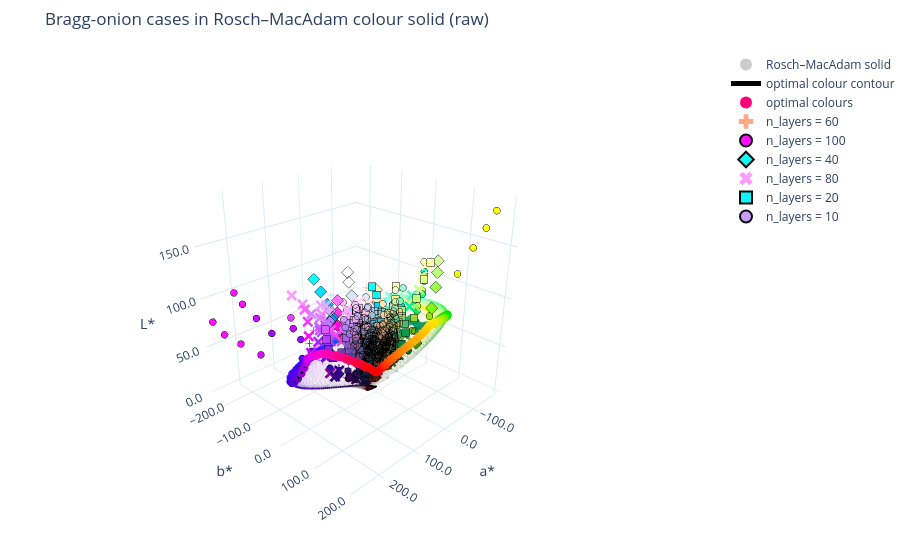
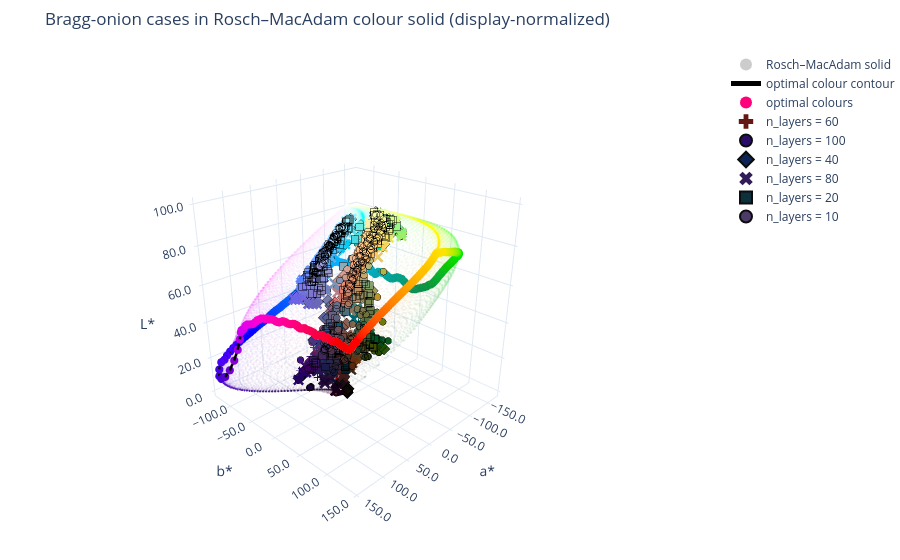

The code cell stored with these charts, in order, in its notebook:
### Code cell
# CELL 5 — Rosch–MacAdam colour solid
# Supports raw / display / both
# Marker symbol chosen by user-selected variable
# Marker edge colour configurable
# Filled-symbol-aware styling
# Loads optimal-colour contour from the bragg_onion package directory

from pathlib import Path
import pandas as pd
import numpy as np
import plotly.graph_objects as go
import bragg_onion

# ------------------------------------------------------------
# 0) Choose dataframe
# ------------------------------------------------------------
if "df_plot" not in globals():
    if "df_all" not in globals():
        raise NameError("Neither df_plot nor df_all is available.")
    df_plot = df_all.copy()

# ------------------------------------------------------------
# 1) User options
# ------------------------------------------------------------
COLOUR_VIEW = "both"   # choose: "raw", "display", or "both"

MAX_OVERLAY_POINTS = 2000
FIXED_MARKER_SIZE = 4
SHOW_FIGURES = True
SAVE_HTML = True

# Choose WHICH variable controls marker symbol
# Examples:
# "n_layers", "collection_angle_deg", "n_A", "k", "outer_layer"
MARKER_SYMBOL_VARIABLE = "n_layers"

# Choose symbol family:
# "solid_only"      -> circle, square, diamond
# "solid_and_line"  -> circle, square, diamond, cross, x
MARKER_SYMBOL_STYLE = "solid_and_line"

# Marker edge colour:
# choose "black" for black outline
# choose None for no outline
MARKER_EDGE_COLOR = "black"

# Marker edge width (used only for filled markers if edge is enabled)
MARKER_EDGE_WIDTH = 0.4

# Optimal-colour marker styling
OPTIMAL_MARKER_SIZE = 4.8
OPTIMAL_MARKER_EDGE_COLOR = None
OPTIMAL_MARKER_EDGE_WIDTH = 0.7

# ------------------------------------------------------------
# 2) Basic checks
# ------------------------------------------------------------
if MARKER_SYMBOL_VARIABLE not in df_plot.columns:
    raise KeyError(
        f"MARKER_SYMBOL_VARIABLE='{MARKER_SYMBOL_VARIABLE}' is not a column in df_plot.\n"
        f"Available columns include:\n{list(df_plot.columns)}"
    )

# ------------------------------------------------------------
# 3) Symbol families
# ------------------------------------------------------------
FILLED_SYMBOLS = ["circle", "square", "diamond"]
LINE_SYMBOLS = ["cross", "x"]

if MARKER_SYMBOL_STYLE == "solid_only":
    valid_symbols = FILLED_SYMBOLS
elif MARKER_SYMBOL_STYLE == "solid_and_line":
    valid_symbols = FILLED_SYMBOLS + LINE_SYMBOLS
else:
    raise ValueError("MARKER_SYMBOL_STYLE must be 'solid_only' or 'solid_and_line'.")

# Create stable grouping values
symbol_values = df_plot[MARKER_SYMBOL_VARIABLE].dropna().unique().tolist()

# Sort values if possible
try:
    symbol_values = sorted(symbol_values)
except Exception:
    symbol_values = list(symbol_values)

symbol_map = {
    val: valid_symbols[i % len(valid_symbols)]
    for i, val in enumerate(symbol_values)
}

print(f"{MARKER_SYMBOL_VARIABLE} → marker symbol mapping:")
for val, sym in symbol_map.items():
    print(f"  {val}: {sym}")

# ------------------------------------------------------------
# 4) Optional overlay reduction
# ------------------------------------------------------------
if len(df_plot) > MAX_OVERLAY_POINTS:
    df_overlay = (
        df_plot.sort_values(["eta_C", "eta_L", "eta_Y"], ascending=False)
        .head(MAX_OVERLAY_POINTS)
        .copy()
    )
    print(f"Overlaying top {MAX_OVERLAY_POINTS} cases.")
else:
    df_overlay = df_plot.copy()

# ------------------------------------------------------------
# 5) Load Rosch–MacAdam solid
# ------------------------------------------------------------
solid_df = load_rosch_macadam_colour_solid()

# ------------------------------------------------------------
# 6) Load optimal-colour contour from bragg_onion package directory
# ------------------------------------------------------------
opt_csv_path = Path(bragg_onion.__file__).resolve().parent / "rosch_macadam_max_chroma_per_hue_1deg.csv"
if not opt_csv_path.exists():
    raise FileNotFoundError(f"Optimal-colour CSV not found at: {opt_csv_path}")

opt_df = pd.read_csv(opt_csv_path)

L_opt_col = "L_smooth" if "L_smooth" in opt_df.columns else "L"
a_opt_col = "a_smooth" if "a_smooth" in opt_df.columns else "a"
b_opt_col = "b_smooth" if "b_smooth" in opt_df.columns else "b"
hex_opt_col = "hex_smooth" if "hex_smooth" in opt_df.columns else None

print(f"Loaded optimal-colour CSV from: {opt_csv_path}")

# ------------------------------------------------------------
# 7) Helper: choose columns for a given colour mode
# ------------------------------------------------------------
def choose_colour_columns(mode: str):
    if mode == "display":
        required_cols = ["L_display", "a_display", "b_display", "hex_display"]
        missing = [c for c in required_cols if c not in df_overlay.columns]
        if missing:
            raise KeyError(
                f"Missing display-normalized columns: {missing}. "
                "Run the display-normalized colour cell first."
            )
        return {
            "L_col": "L_display",
            "a_col": "a_display",
            "b_col": "b_display",
            "hex_col": "hex_display",
            "title_suffix": "display-normalized",
        }

    elif mode == "raw":
        required_cols = ["L", "a", "b", "hex"]
        missing = [c for c in required_cols if c not in df_overlay.columns]
        if missing:
            raise KeyError(f"Missing raw colour columns: {missing}")
        return {
            "L_col": "L",
            "a_col": "a",
            "b_col": "b",
            "hex_col": "hex",
            "title_suffix": "raw",
        }

    else:
        raise ValueError("mode must be 'raw' or 'display'.")

# ------------------------------------------------------------
# 8) Helper: marker line style
#     Edge styling only affects FILLED symbols.
#     For line-only symbols (cross, x), line width is forced to 0.
# ------------------------------------------------------------
def marker_line_kwargs(symbol, edge_color, edge_width):
    if symbol in FILLED_SYMBOLS:
        if edge_color is None:
            return dict(width=0)
        return dict(color=edge_color, width=edge_width)
    else:
        return dict(width=0)

# ------------------------------------------------------------
# 9) Helper: build one figure
# ------------------------------------------------------------
def build_rosch_macadam_figure(mode: str):
    cols = choose_colour_columns(mode)
    L_col = cols["L_col"]
    a_col = cols["a_col"]
    b_col = cols["b_col"]
    hex_col = cols["hex_col"]
    title_suffix = cols["title_suffix"]

    fig = plot_rosch_macadam_colour_solid(
        solid_df,
        title=f"Bragg-onion cases in Rosch–MacAdam colour solid ({title_suffix})",
        max_points=50000,
        marker_size=1.2,
        opacity=0.05,
    )

    # --------------------------------------------------------
    # Optimal-colour contour line
    # --------------------------------------------------------
    fig.add_trace(
        go.Scatter3d(
            x=opt_df[a_opt_col],
            y=opt_df[b_opt_col],
            z=opt_df[L_opt_col],
            mode="lines",
            line=dict(color="black", width=5),
            name="optimal colour contour",
            hoverinfo="skip",
        )
    )

    # --------------------------------------------------------
    # Optimal-colour filled markers
    # --------------------------------------------------------
    hover_opt = [
        f"hue={row['hue_deg']:.1f}°<br>"
        f"L={row[L_opt_col]:.2f}, a={row[a_opt_col]:.2f}, b={row[b_opt_col]:.2f}"
        for _, row in opt_df.iterrows()
    ]

    fig.add_trace(
        go.Scatter3d(
            x=opt_df[a_opt_col],
            y=opt_df[b_opt_col],
            z=opt_df[L_opt_col],
            mode="markers",
            marker=dict(
                size=OPTIMAL_MARKER_SIZE,
                color=opt_df[hex_opt_col] if hex_opt_col is not None else "black",
                symbol="circle",
                line=marker_line_kwargs("circle", OPTIMAL_MARKER_EDGE_COLOR, OPTIMAL_MARKER_EDGE_WIDTH),
                opacity=1.0,
            ),
            name="optimal colours",
            hovertext=hover_opt,
            hoverinfo="text",
        )
    )

    # --------------------------------------------------------
    # Group Bragg-onion cases by chosen marker variable
    # --------------------------------------------------------
    for group_value, grp in df_overlay.groupby(MARKER_SYMBOL_VARIABLE, sort=False):
        point_symbol = symbol_map.get(group_value, "circle")

        hovertext = []
        for _, row in grp.iterrows():
            lines = [
                f"case_index: {int(row['case_index'])}",
                f"design λ: {row['design_peak_wavelength_nm']:.1f} nm"
                if "design_peak_wavelength_nm" in grp.columns else None,
                f"{MARKER_SYMBOL_VARIABLE}: {row[MARKER_SYMBOL_VARIABLE]}",
                f"n_layers: {int(row['n_layers'])}" if "n_layers" in grp.columns else None,
                f"outer_layer: {row['outer_layer']}" if "outer_layer" in grp.columns else None,
                f"n_A: {row['n_A']:.3f}" if "n_A" in grp.columns else None,
                f"k: {row['k']:.3f}" if "k" in grp.columns else None,
                f"collection angle: {row['collection_angle_deg']:.1f}°"
                if "collection_angle_deg" in grp.columns else None,
                f"eta_C: {row['eta_C']:.3f}" if "eta_C" in grp.columns else None,
                f"eta_L: {row['eta_L']:.3f}" if "eta_L" in grp.columns else None,
                f"eta_Y: {row['eta_Y']:.3f}" if "eta_Y" in grp.columns else None,
                f"q_collected_geom_max: {row['q_collected_geom_max']:.3f}"
                if "q_collected_geom_max" in grp.columns else None,
                f"hex: {row[hex_col]}",
            ]
            lines = [line for line in lines if line is not None]
            hovertext.append("<br>".join(lines))

        fig.add_trace(
            go.Scatter3d(
                x=grp[a_col],
                y=grp[b_col],
                z=grp[L_col],
                mode="markers",
                marker=dict(
                    size=FIXED_MARKER_SIZE,
                    color=grp[hex_col],
                    symbol=point_symbol,
                    line=marker_line_kwargs(point_symbol, MARKER_EDGE_COLOR, MARKER_EDGE_WIDTH),
                    opacity=0.95,
                ),
                name=f"{MARKER_SYMBOL_VARIABLE} = {group_value}",
                hovertext=hovertext,
                hoverinfo="text",
            )
        )

    fig.update_layout(
        scene=dict(
            xaxis=dict(title="a*", tickformat=".1f"),
            yaxis=dict(title="b*", tickformat=".1f"),
            zaxis=dict(title="L*", tickformat=".1f"),
            aspectmode="cube",
            camera=dict(eye=dict(x=1.8, y=1.8, z=1.2)),
        ),
        margin=dict(l=0, r=0, b=0, t=50),
        legend=dict(itemsizing="constant"),
    )

    return fig, title_suffix

# ------------------------------------------------------------
# 10) Render according to mode
# ------------------------------------------------------------
if COLOUR_VIEW == "both":
    modes_to_plot = ["raw", "display"]
else:
    modes_to_plot = [COLOUR_VIEW]

generated_figures = {}

for mode in modes_to_plot:
    fig, suffix = build_rosch_macadam_figure(mode)
    generated_figures[mode] = fig

    if SAVE_HTML:
        html_path = OUTPUT_DIR / f"rosch_macadam_colour_solid_{suffix}_with_optimal_colours.html"
        fig.write_html(str(html_path))
        print(f"Saved interactive 3D figure to: {html_path}")

    if SHOW_FIGURES:
        fig.show()

### Figure 1 — Plotly figure (JSON) as saved in the notebook; plotly's stock layout.template omitted (floating-point values rounded to 4 significant figures; data arrays with more than 128 entries replaced by an {"elided": "..."} marker saying what was removed)
{"data": [{"customdata": {"elided": "50000x2 float values"}, "hovertemplate": "a*: %{x:.2f}<br>b*: %{y:.2f}<br>L*: %{z:.2f}<br>h*: %{customdata[0]:.2f}°<br>C*: %{customdata[1]:.2f}<extra></extra>", "marker": {"color": {"elided": "50000 str values"}, "opacity": 0.05, "size": 1.2}, "mode": "markers", "name": "Rosch–MacAdam solid", "type": "scatter3d", "x": {"elided": "50000 float values"}, "y": {"elided": "50000 float values"}, "z": {"elided": "50000 float values"}}, {"hoverinfo": "skip", "line": {"color": "black", "width": 5}, "mode": "lines", "name": "optimal colour contour", "type": "scatter3d", "x": {"elided": "360 float values"}, "y": {"elided": "360 float values"}, "z": {"elided": "360 float values"}}, {"hoverinfo": "text", "hovertext": {"elided": "360 str values"}, "marker": {"color": {"elided": "360 str values"}, "line": {"width": 0}, "opacity": 1, "size": 4.8, "symbol": "circle"}, "mode": "markers", "name": "optimal colours", "type": "scatter3d", "x": {"elided": "360 float values"}, "y": {"elided": "360 float values"}, "z": {"elided": "360 float values"}}, {"hoverinfo": "text", "hovertext": {"elided": "370 str values"}, "marker": {"color": {"elided": "370 str values"}, "line": {"width": 0}, "opacity": 0.95, "size": 4, "symbol": "cross"}, "mode": "markers", "name": "n_layers = 60", "type": "scatter3d", "x": {"elided": "370 float values"}, "y": {"elided": "370 float values"}, "z": {"elided": "370 float values"}}, {"hoverinfo": "text", "hovertext": {"elided": "388 str values"}, "marker": {"color": {"elided": "388 str values"}, "line": {"color": "black", "width": 0.4}, "opacity": 0.95, "size": 4, "symbol": "circle"}, "mode": "markers", "name": "n_layers = 100", "type": "scatter3d", "x": {"elided": "388 float values"}, "y": {"elided": "388 float values"}, "z": {"elided": "388 float values"}}, {"hoverinfo": "text", "hovertext": {"elided": "330 str values"}, "marker": {"color": {"elided": "330 str values"}, "line": {"color": "black", "width": 0.4}, "opacity": 0.95, "size": 4, "symbol": "diamond"}, "mode": "markers", "name": "n_layers = 40", "type": "scatter3d", "x": {"elided": "330 float values"}, "y": {"elided": "330 float values"}, "z": {"elided": "330 float values"}}, {"hoverinfo": "text", "hovertext": {"elided": "381 str values"}, "marker": {"color": {"elided": "381 str values"}, "line": {"width": 0}, "opacity": 0.95, "size": 4, "symbol": "x"}, "mode": "markers", "name": "n_layers = 80", "type": "scatter3d", "x": {"elided": "381 float values"}, "y": {"elided": "381 float values"}, "z": {"elided": "381 float values"}}, {"hoverinfo": "text", "hovertext": {"elided": "317 str values"}, "marker": {"color": {"elided": "317 str values"}, "line": {"color": "black", "width": 0.4}, "opacity": 0.95, "size": 4, "symbol": "square"}, "mode": "markers", "name": "n_layers = 20", "type": "scatter3d", "x": {"elided": "317 float values"}, "y": {"elided": "317 float values"}, "z": {"elided": "317 float values"}}, {"hoverinfo": "text", "hovertext": {"elided": "214 str values"}, "marker": {"color": {"elided": "214 str values"}, "line": {"color": "black", "width": 0.4}, "opacity": 0.95, "size": 4, "symbol": "circle"}, "mode": "markers", "name": "n_layers = 10", "type": "scatter3d", "x": {"elided": "214 float values"}, "y": {"elided": "214 float values"}, "z": {"elided": "214 float values"}}], "layout": {"legend": {"itemsizing": "constant"}, "margin": {"b": 0, "l": 0, "r": 0, "t": 50}, "scene": {"aspectmode": "cube", "camera": {"eye": {"x": 1.8, "y": 1.8, "z": 1.2}}, "xaxis": {"tickformat": ".1f", "title": {"text": "a*"}}, "yaxis": {"tickformat": ".1f", "title": {"text": "b*"}}, "zaxis": {"tickformat": ".1f", "title": {"text": "L*"}}}, "showlegend": true, "title": {"text": "Bragg-onion cases in Rosch–MacAdam colour solid (raw)"}}}

### Figure 2 — Plotly figure (JSON) as saved in the notebook; plotly's stock layout.template omitted (floating-point values rounded to 4 significant figures; data arrays with more than 128 entries replaced by an {"elided": "..."} marker saying what was removed)
{"data": [{"customdata": {"elided": "50000x2 float values"}, "hovertemplate": "a*: %{x:.2f}<br>b*: %{y:.2f}<br>L*: %{z:.2f}<br>h*: %{customdata[0]:.2f}°<br>C*: %{customdata[1]:.2f}<extra></extra>", "marker": {"color": {"elided": "50000 str values"}, "opacity": 0.05, "size": 1.2}, "mode": "markers", "name": "Rosch–MacAdam solid", "type": "scatter3d", "x": {"elided": "50000 float values"}, "y": {"elided": "50000 float values"}, "z": {"elided": "50000 float values"}}, {"hoverinfo": "skip", "line": {"color": "black", "width": 5}, "mode": "lines", "name": "optimal colour contour", "type": "scatter3d", "x": {"elided": "360 float values"}, "y": {"elided": "360 float values"}, "z": {"elided": "360 float values"}}, {"hoverinfo": "text", "hovertext": {"elided": "360 str values"}, "marker": {"color": {"elided": "360 str values"}, "line": {"width": 0}, "opacity": 1, "size": 4.8, "symbol": "circle"}, "mode": "markers", "name": "optimal colours", "type": "scatter3d", "x": {"elided": "360 float values"}, "y": {"elided": "360 float values"}, "z": {"elided": "360 float values"}}, {"hoverinfo": "text", "hovertext": {"elided": "370 str values"}, "marker": {"color": {"elided": "370 str values"}, "line": {"width": 0}, "opacity": 0.95, "size": 4, "symbol": "cross"}, "mode": "markers", "name": "n_layers = 60", "type": "scatter3d", "x": {"elided": "370 float values"}, "y": {"elided": "370 float values"}, "z": {"elided": "370 float values"}}, {"hoverinfo": "text", "hovertext": {"elided": "388 str values"}, "marker": {"color": {"elided": "388 str values"}, "line": {"color": "black", "width": 0.4}, "opacity": 0.95, "size": 4, "symbol": "circle"}, "mode": "markers", "name": "n_layers = 100", "type": "scatter3d", "x": {"elided": "388 float values"}, "y": {"elided": "388 float values"}, "z": {"elided": "388 float values"}}, {"hoverinfo": "text", "hovertext": {"elided": "330 str values"}, "marker": {"color": {"elided": "330 str values"}, "line": {"color": "black", "width": 0.4}, "opacity": 0.95, "size": 4, "symbol": "diamond"}, "mode": "markers", "name": "n_layers = 40", "type": "scatter3d", "x": {"elided": "330 float values"}, "y": {"elided": "330 float values"}, "z": {"elided": "330 float values"}}, {"hoverinfo": "text", "hovertext": {"elided": "381 str values"}, "marker": {"color": {"elided": "381 str values"}, "line": {"width": 0}, "opacity": 0.95, "size": 4, "symbol": "x"}, "mode": "markers", "name": "n_layers = 80", "type": "scatter3d", "x": {"elided": "381 float values"}, "y": {"elided": "381 float values"}, "z": {"elided": "381 float values"}}, {"hoverinfo": "text", "hovertext": {"elided": "317 str values"}, "marker": {"color": {"elided": "317 str values"}, "line": {"color": "black", "width": 0.4}, "opacity": 0.95, "size": 4, "symbol": "square"}, "mode": "markers", "name": "n_layers = 20", "type": "scatter3d", "x": {"elided": "317 float values"}, "y": {"elided": "317 float values"}, "z": {"elided": "317 float values"}}, {"hoverinfo": "text", "hovertext": {"elided": "214 str values"}, "marker": {"color": {"elided": "214 str values"}, "line": {"color": "black", "width": 0.4}, "opacity": 0.95, "size": 4, "symbol": "circle"}, "mode": "markers", "name": "n_layers = 10", "type": "scatter3d", "x": {"elided": "214 float values"}, "y": {"elided": "214 float values"}, "z": {"elided": "214 float values"}}], "layout": {"legend": {"itemsizing": "constant"}, "margin": {"b": 0, "l": 0, "r": 0, "t": 50}, "scene": {"aspectmode": "cube", "camera": {"eye": {"x": 1.8, "y": 1.8, "z": 1.2}}, "xaxis": {"tickformat": ".1f", "title": {"text": "a*"}}, "yaxis": {"tickformat": ".1f", "title": {"text": "b*"}}, "zaxis": {"tickformat": ".1f", "title": {"text": "L*"}}}, "showlegend": true, "title": {"text": "Bragg-onion cases in Rosch–MacAdam colour solid (display-normalized)"}}}
